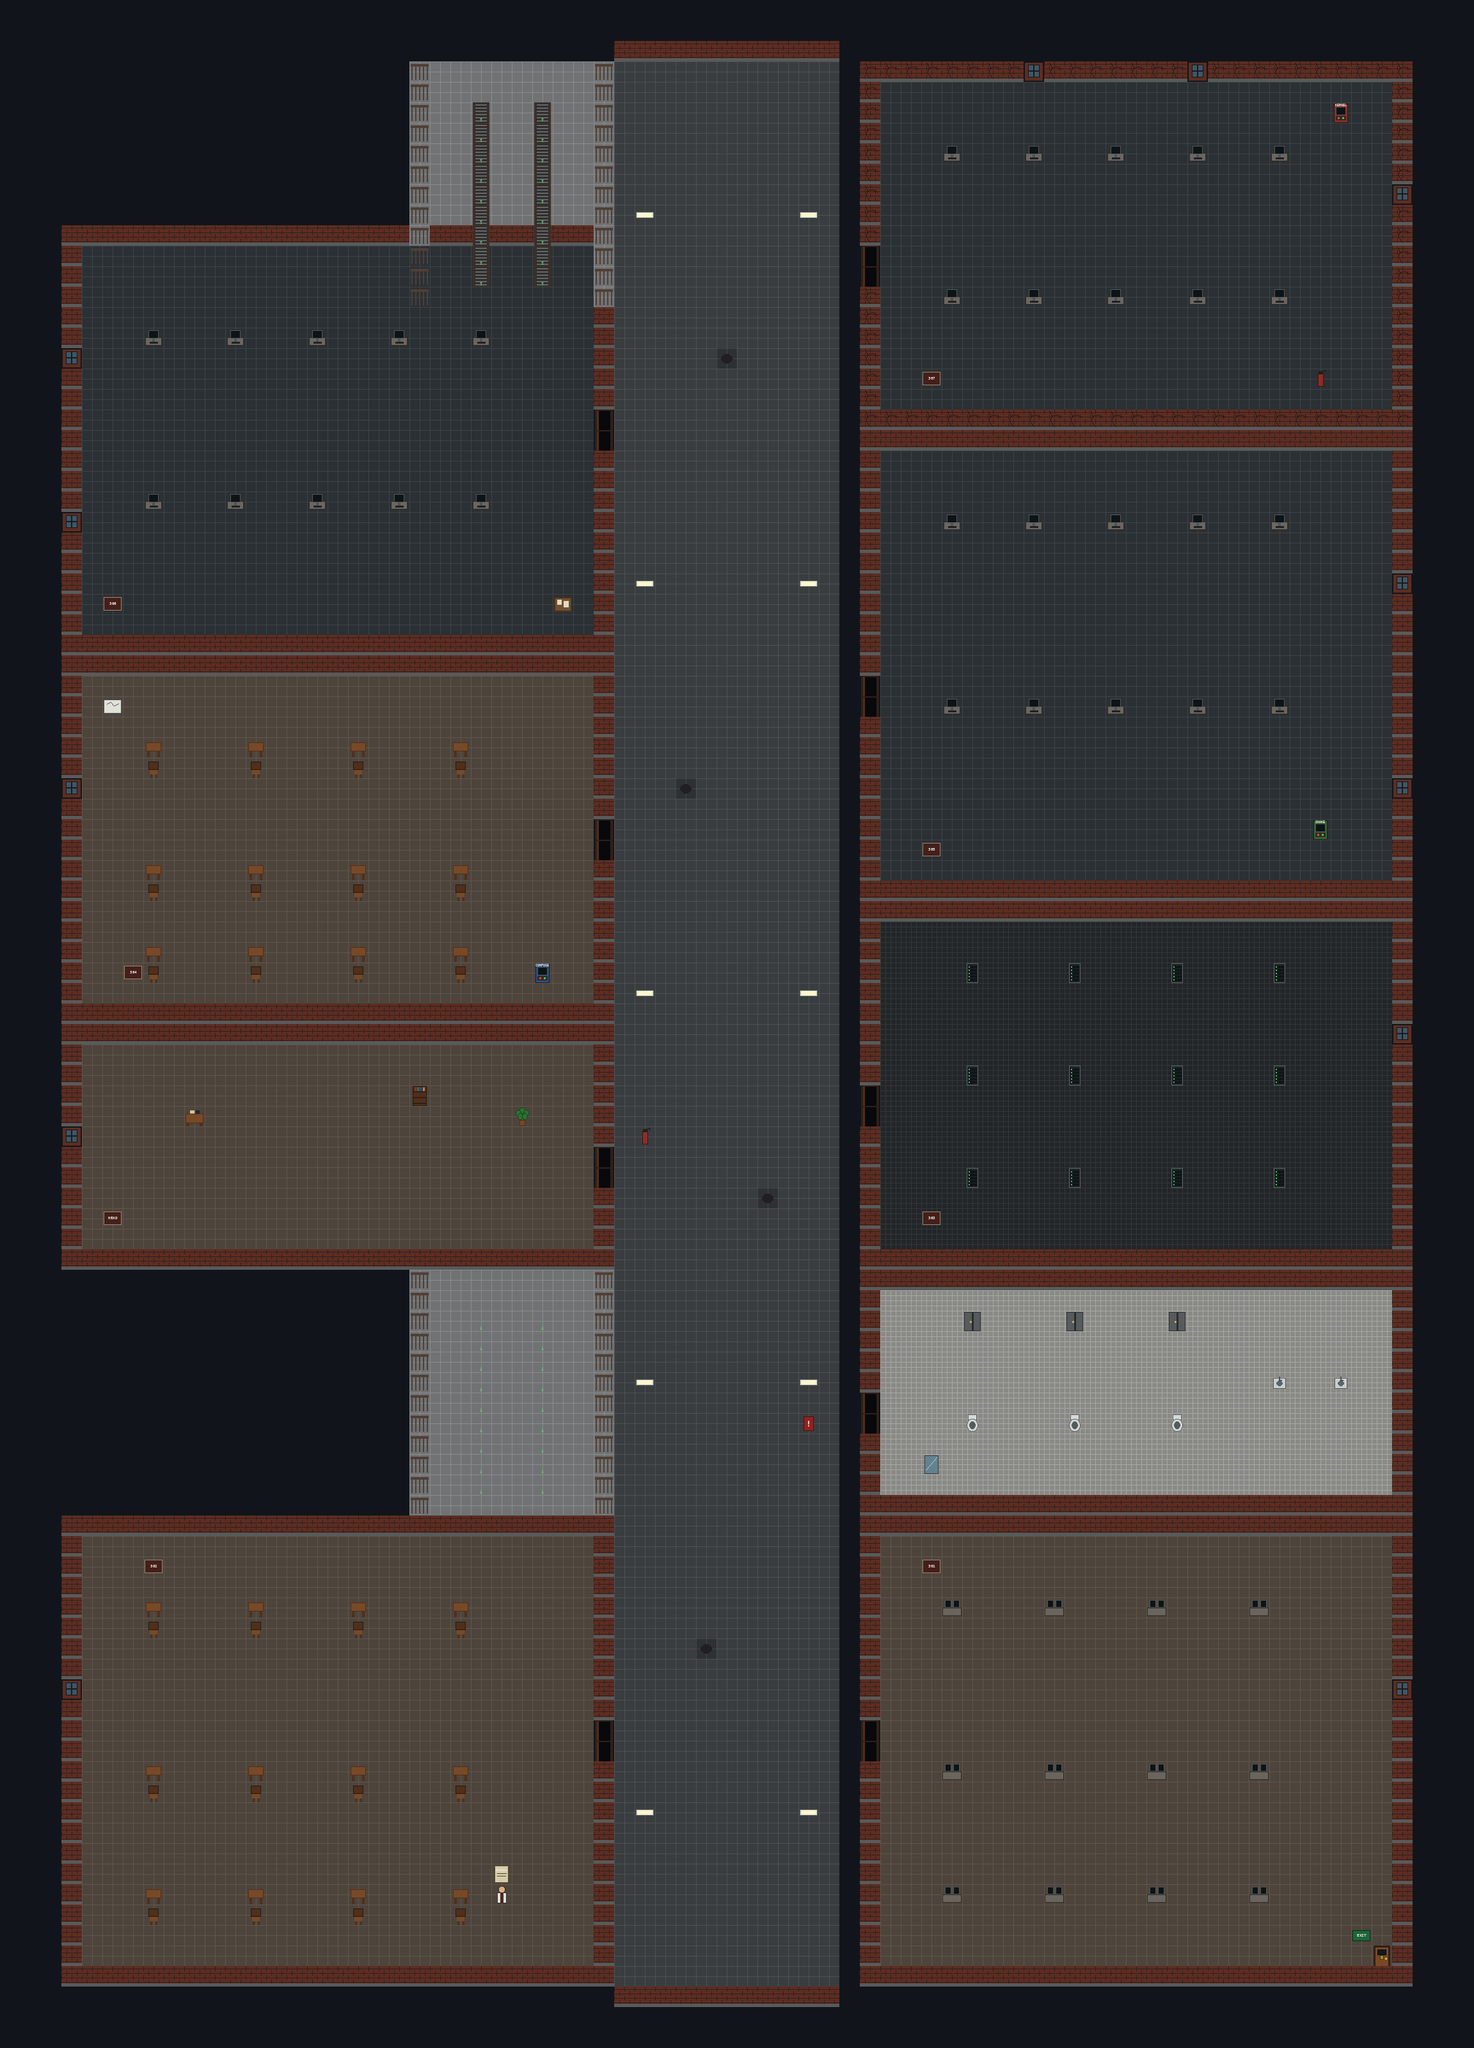

This is a level from a 2D game, rendered from its Tiled map with the project's own tilesets. A one-line summary and the map file follow, with tile-layer data summarised:
An orthogonal 72x100 tile map with 32x32 px tiles, 4 tile layers (Ground, Structure, Furniture, Foreground) and 170 objects (138x Wall, 11x Light, 9x RoomZone, 3x Arcade, 2x Transition, ...).

<map version="1.10" tiledversion="1.11.2" orientation="orthogonal" renderorder="right-down" width="72" height="100" tilewidth="32" tileheight="32" infinite="0" backgroundcolor="#11151b" nextlayerid="10" nextobjectid="5000">
  <properties>
    <property name="displayName" value="Academic Building 2 — 2nd Floor" />
    <property name="chapter" type="int" value="1" />
    <property name="recommendedCameraZoom" type="float" value="1.0" />
  </properties>
  <tileset firstgid="1" name="silent-classroom-tileset" tilewidth="32" tileheight="32" tilecount="64" columns="8">
    <image source="silent-classroom-tileset.png" width="256" height="256" />
  </tileset>
  <layer id="1" name="Ground" width="72" height="100">
    <data>[7200 cells, 4997 non-empty, 7 distinct tile ids]</data>
  </layer>
  <layer id="2" name="Structure" width="72" height="100">
    <data>[7200 cells, 852 non-empty, 6 distinct tile ids]</data>
  </layer>
  <layer id="3" name="Furniture" width="72" height="100">
    <data>[7200 cells, 154 non-empty, 18 distinct tile ids]</data>
  </layer>
  <layer id="4" name="Foreground" width="72" height="100">
    <data>[7200 cells, 25 non-empty, 15 distinct tile ids]</data>
  </layer>
  <objectgroup id="5" name="Collision" visible="1">
    <object id="1" name="Wall" type="Wall" class="Wall" x="960" y="64" width="352" height="32" />
    <object id="2" name="Wall" type="Wall" class="Wall" x="1344" y="96" width="864" height="32" />
    <object id="3" name="Wall" type="Wall" class="Wall" x="2080" y="160" width="32" height="32" />
    <object id="4" name="Wall" type="Wall" class="Wall" x="1472" y="224" width="32" height="32" />
    <object id="5" name="Wall" type="Wall" class="Wall" x="1600" y="224" width="32" height="32" />
    <object id="6" name="Wall" type="Wall" class="Wall" x="1728" y="224" width="32" height="32" />
    <object id="7" name="Wall" type="Wall" class="Wall" x="1856" y="224" width="32" height="32" />
    <object id="8" name="Wall" type="Wall" class="Wall" x="1984" y="224" width="32" height="32" />
    <object id="9" name="Wall" type="Wall" class="Wall" x="640" y="96" width="32" height="256" />
    <object id="10" name="Wall" type="Wall" class="Wall" x="928" y="96" width="32" height="256" />
    <object id="11" name="Wall" type="Wall" class="Wall" x="96" y="352" width="864" height="32" />
    <object id="12" name="Wall" type="Wall" class="Wall" x="1344" y="128" width="32" height="256" />
    <object id="13" name="Wall" type="Wall" class="Wall" x="640" y="384" width="32" height="96" />
    <object id="14" name="Wall" type="Wall" class="Wall" x="1472" y="448" width="32" height="32" />
    <object id="15" name="Wall" type="Wall" class="Wall" x="1600" y="448" width="32" height="32" />
    <object id="16" name="Wall" type="Wall" class="Wall" x="1728" y="448" width="32" height="32" />
    <object id="17" name="Wall" type="Wall" class="Wall" x="1856" y="448" width="32" height="32" />
    <object id="18" name="Wall" type="Wall" class="Wall" x="1984" y="448" width="32" height="32" />
    <object id="19" name="Wall" type="Wall" class="Wall" x="224" y="512" width="32" height="32" />
    <object id="20" name="Wall" type="Wall" class="Wall" x="352" y="512" width="32" height="32" />
    <object id="21" name="Wall" type="Wall" class="Wall" x="480" y="512" width="32" height="32" />
    <object id="22" name="Wall" type="Wall" class="Wall" x="608" y="512" width="32" height="32" />
    <object id="23" name="Wall" type="Wall" class="Wall" x="736" y="512" width="32" height="32" />
    <object id="24" name="Wall" type="Wall" class="Wall" x="928" y="384" width="32" height="256" />
    <object id="25" name="Wall" type="Wall" class="Wall" x="1344" y="448" width="32" height="192" />
    <object id="26" name="Wall" type="Wall" class="Wall" x="2176" y="128" width="32" height="512" />
    <object id="27" name="Wall" type="Wall" class="Wall" x="1344" y="640" width="864" height="64" />
    <object id="28" name="Wall" type="Wall" class="Wall" x="224" y="768" width="32" height="32" />
    <object id="29" name="Wall" type="Wall" class="Wall" x="352" y="768" width="32" height="32" />
    <object id="30" name="Wall" type="Wall" class="Wall" x="480" y="768" width="32" height="32" />
    <object id="31" name="Wall" type="Wall" class="Wall" x="608" y="768" width="32" height="32" />
    <object id="32" name="Wall" type="Wall" class="Wall" x="736" y="768" width="32" height="32" />
    <object id="33" name="Wall" type="Wall" class="Wall" x="1472" y="800" width="32" height="32" />
    <object id="34" name="Wall" type="Wall" class="Wall" x="1600" y="800" width="32" height="32" />
    <object id="35" name="Wall" type="Wall" class="Wall" x="1728" y="800" width="32" height="32" />
    <object id="36" name="Wall" type="Wall" class="Wall" x="1856" y="800" width="32" height="32" />
    <object id="37" name="Wall" type="Wall" class="Wall" x="1984" y="800" width="32" height="32" />
    <object id="38" name="Wall" type="Wall" class="Wall" x="96" y="384" width="32" height="608" />
    <object id="39" name="Wall" type="Wall" class="Wall" x="928" y="704" width="32" height="288" />
    <object id="40" name="Wall" type="Wall" class="Wall" x="96" y="992" width="864" height="64" />
    <object id="41" name="Wall" type="Wall" class="Wall" x="1344" y="704" width="32" height="352" />
    <object id="42" name="Wall" type="Wall" class="Wall" x="1472" y="1088" width="32" height="32" />
    <object id="43" name="Wall" type="Wall" class="Wall" x="1600" y="1088" width="32" height="32" />
    <object id="44" name="Wall" type="Wall" class="Wall" x="1728" y="1088" width="32" height="32" />
    <object id="45" name="Wall" type="Wall" class="Wall" x="1856" y="1088" width="32" height="32" />
    <object id="46" name="Wall" type="Wall" class="Wall" x="1984" y="1088" width="32" height="32" />
    <object id="47" name="Wall" type="Wall" class="Wall" x="224" y="1152" width="32" height="32" />
    <object id="48" name="Wall" type="Wall" class="Wall" x="384" y="1152" width="32" height="32" />
    <object id="49" name="Wall" type="Wall" class="Wall" x="544" y="1152" width="32" height="32" />
    <object id="50" name="Wall" type="Wall" class="Wall" x="704" y="1152" width="32" height="32" />
    <object id="51" name="Wall" type="Wall" class="Wall" x="928" y="1056" width="32" height="224" />
    <object id="52" name="Wall" type="Wall" class="Wall" x="2048" y="1280" width="32" height="32" />
    <object id="53" name="Wall" type="Wall" class="Wall" x="224" y="1344" width="32" height="32" />
    <object id="54" name="Wall" type="Wall" class="Wall" x="384" y="1344" width="32" height="32" />
    <object id="55" name="Wall" type="Wall" class="Wall" x="544" y="1344" width="32" height="32" />
    <object id="56" name="Wall" type="Wall" class="Wall" x="704" y="1344" width="32" height="32" />
    <object id="57" name="Wall" type="Wall" class="Wall" x="1344" y="1120" width="32" height="256" />
    <object id="58" name="Wall" type="Wall" class="Wall" x="2176" y="704" width="32" height="672" />
    <object id="59" name="Wall" type="Wall" class="Wall" x="1344" y="1376" width="864" height="64" />
    <object id="60" name="Wall" type="Wall" class="Wall" x="224" y="1472" width="32" height="32" />
    <object id="61" name="Wall" type="Wall" class="Wall" x="384" y="1472" width="32" height="32" />
    </objectgroup>
  <objectgroup id="6" name="Objects" visible="1">
    <!-- 32 objects omitted --></objectgroup>
  <objectgroup id="7" name="PatrolPaths" visible="1">
    <!-- 22 objects omitted --></objectgroup>
  <objectgroup id="8" name="RoomZones" visible="0">
    <!-- 20 objects omitted --></objectgroup>
  <objectgroup id="9" name="Lighting" visible="0">
    <!-- 11 objects omitted --></objectgroup>
</map>
<!-- 109 of 170 objects omitted -->
